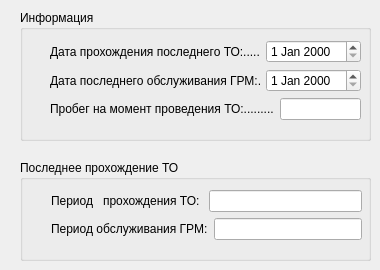
      <widget class="QWidget" name="tab_3">
       <attribute name="title">
        <string>Техническое обслуживание ТС</string>
       </attribute>
       <widget class="QLabel" name="search_icon_2">
        <property name="geometry">
         <rect>
          <x>25</x>
          <y>14</y>
          <width>20</width>
          <height>16</height>
         </rect>
        </property>
        <property name="text">
         <string/>
        </property>
       </widget>
       <widget class="QLabel" name="searchIconTO">
        <property name="geometry">
         <rect>
          <x>25</x>
          <y>15</y>
          <width>15</width>
          <height>15</height>
         </rect>
        </property>
        <property name="text">
         <string/>
        </property>
       </widget>
       <widget class="QGroupBox" name="groupBox_4">
        <property name="geometry">
         <rect>
          <x>20</x>
          <y>10</y>
          <width>351</width>
          <height>131</height>
         </rect>
        </property>
        <property name="title">
         <string>Информация</string>
        </property>
        <widget class="QWidget" name="layoutWidget">
         <property name="geometry">
          <rect>
           <x>30</x>
           <y>30</y>
           <width>311</width>
           <height>80</height>
          </rect>
         </property>
         <layout class="QVBoxLayout" name="verticalLayout_10">
          <item>
           <layout class="QHBoxLayout" name="horizontalLayout_19">
            <item>
             <widget class="QLabel" name="label_24">
              <property name="text">
               <string>Дата прохождения последнего ТО:.......</string>
              </property>
             </widget>
            </item>
            <item>
             <widget class="QDateEdit" name="lineDateTo"/>
            </item>
           </layout>
          </item>
          <item>
           <layout class="QHBoxLayout" name="horizontalLayout_17">
            <item>
             <widget class="QLabel" name="label_22">
              <property name="text">
               <string>Дата последнего обслуживания ГРМ:.....</string>
              </property>
             </widget>
            </item>
            <item>
             <widget class="QDateEdit" name="lineDateGrm"/>
            </item>
           </layout>
          </item>
          <item>
           <layout class="QHBoxLayout" name="horizontalLayout_20">
            <item>
             <widget class="QLabel" name="label_25">
              <property name="text">
               <string>Пробег на момент проведения ТО:.........</string>
              </property>
             </widget>
            </item>
            <item>
             <widget class="QLineEdit" name="lineMileageTo"/>
            </item>
           </layout>
          </item>
         </layout>
        </widget>
       </widget>
       <widget class="QGroupBox" name="groupBox_5">
        <property name="geometry">
         <rect>
          <x>20</x>
          <y>160</y>
          <width>351</width>
          <height>101</height>
         </rect>
        </property>
        <property name="title">
         <string>Последнее прохождение ТО</string>
        </property>
        <widget class="QWidget" name="layoutWidget">
         <property name="geometry">
          <rect>
           <x>31</x>
           <y>30</y>
           <width>311</width>
           <height>52</height>
          </rect>
         </property>
         <layout class="QVBoxLayout" name="verticalLayout_11">
          <item>
           <layout class="QHBoxLayout" name="horizontalLayout_21">
            <item>
             <widget class="QLabel" name="label_26">
              <property name="text">
               <string>Период   прохождения ТО: </string>
              </property>
             </widget>
            </item>
            <item>
             <widget class="QLineEdit" name="linePeriodBetweenTo"/>
            </item>
           </layout>
          </item>
          <item>
           <layout class="QHBoxLayout" name="horizontalLayout_23">
            <item>
             <widget class="QLabel" name="label_31">
              <property name="text">
               <string>Период обслуживания ГРМ:</string>
              </property>
             </widget>
            </item>
            <item>
             <widget class="QLineEdit" name="linePeriodBetweenGrm"/>
            </item>
           </layout>
          </item>
         </layout>
        </widget>
       </widget>
      </widget>
